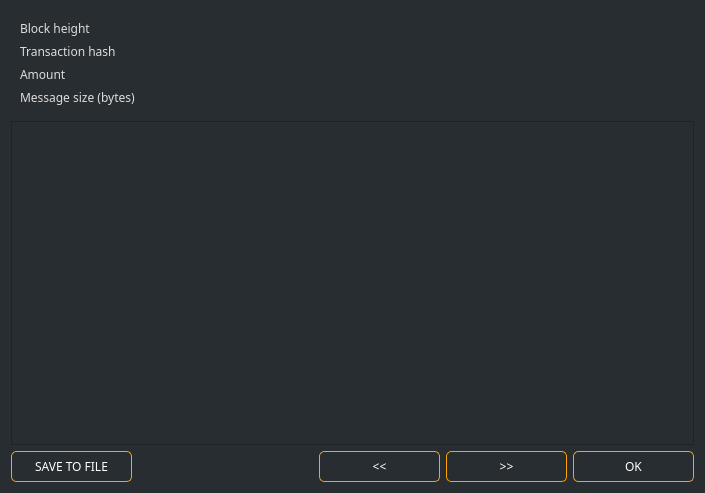
<?xml version="1.0" encoding="UTF-8"?>
<ui version="4.0">
 <class>MessageDetailsDialog</class>
 <widget class="QDialog" name="MessageDetailsDialog">
  <property name="geometry">
   <rect>
    <x>0</x>
    <y>0</y>
    <width>705</width>
    <height>493</height>
   </rect>
  </property>
  <property name="windowTitle">
   <string>Message</string>
  </property>
  <property name="styleSheet">
   <string notr="true">font-family: 'Poppins';
background-color: #282d31;
color: #ddd;</string>
  </property>
  <layout class="QVBoxLayout" name="verticalLayout">
   <item>
    <widget class="QFrame" name="frame">
     <property name="frameShape">
      <enum>QFrame::NoFrame</enum>
     </property>
     <property name="frameShadow">
      <enum>QFrame::Raised</enum>
     </property>
     <layout class="QGridLayout" name="gridLayout" columnstretch="0,1">
      <property name="horizontalSpacing">
       <number>20</number>
      </property>
      <item row="0" column="0">
       <widget class="QLabel" name="label">
        <property name="font">
         <font>
          <family>Poppins</family>
          <pointsize>9</pointsize>
         </font>
        </property>
        <property name="text">
         <string>Block height</string>
        </property>
       </widget>
      </item>
      <item row="0" column="1">
       <widget class="QLabel" name="m_heightLabel">
        <property name="font">
         <font>
          <family>Poppins</family>
          <pointsize>9</pointsize>
         </font>
        </property>
        <property name="text">
         <string/>
        </property>
       </widget>
      </item>
      <item row="2" column="0">
       <widget class="QLabel" name="label_5">
        <property name="font">
         <font>
          <family>Poppins</family>
          <pointsize>9</pointsize>
         </font>
        </property>
        <property name="text">
         <string>Amount</string>
        </property>
       </widget>
      </item>
      <item row="1" column="1">
       <widget class="QLabel" name="m_hashLabel">
        <property name="font">
         <font>
          <family>Poppins</family>
          <pointsize>9</pointsize>
         </font>
        </property>
        <property name="text">
         <string/>
        </property>
       </widget>
      </item>
      <item row="2" column="1">
       <widget class="QLabel" name="m_amountLabel">
        <property name="font">
         <font>
          <family>Poppins</family>
          <pointsize>9</pointsize>
         </font>
        </property>
        <property name="text">
         <string/>
        </property>
       </widget>
      </item>
      <item row="1" column="0">
       <widget class="QLabel" name="label_3">
        <property name="font">
         <font>
          <family>Poppins</family>
          <pointsize>9</pointsize>
         </font>
        </property>
        <property name="text">
         <string>Transaction hash</string>
        </property>
       </widget>
      </item>
      <item row="3" column="0">
       <widget class="QLabel" name="label_7">
        <property name="font">
         <font>
          <family>Poppins</family>
          <pointsize>9</pointsize>
         </font>
        </property>
        <property name="text">
         <string>Message size (bytes)</string>
        </property>
       </widget>
      </item>
      <item row="3" column="1">
       <widget class="QLabel" name="m_sizeLabel">
        <property name="font">
         <font>
          <family>Poppins</family>
          <pointsize>9</pointsize>
         </font>
        </property>
        <property name="text">
         <string/>
        </property>
       </widget>
      </item>
     </layout>
    </widget>
   </item>
   <item>
    <widget class="QTextEdit" name="m_messageTextEdit">
     <property name="styleSheet">
      <string notr="true"/>
     </property>
     <property name="readOnly">
      <bool>true</bool>
     </property>
    </widget>
   </item>
   <item>
    <layout class="QHBoxLayout" name="horizontalLayout">
     <item>
      <widget class="QPushButton" name="m_saveButton">
       <property name="minimumSize">
        <size>
         <width>121</width>
         <height>31</height>
        </size>
       </property>
       <property name="font">
        <font>
         <family>Poppins</family>
         <pointsize>-1</pointsize>
        </font>
       </property>
       <property name="styleSheet">
        <string notr="true">QPushButton#m_saveButton
{
    color: #fff;
    border: 1px solid orange;
    font-size: 12px;
    border-radius: 5px;
    font-family: 'Poppins';
}

QPushButton#m_saveButton:hover
{
    color: orange;
    border: 1px solid orange;
    font-size: 12px;
    border-radius: 5px;
    font-family: 'Poppins';
}

QPushButton#m_saveButton:pressed {
        color: #FFF;
        background-color: #1d2124;
        border: 1px solid orange;
        font-size: 12px;
        border-radius: 5px;
        font-family: 'Poppins';
}</string>
       </property>
       <property name="text">
        <string>SAVE TO FILE</string>
       </property>
      </widget>
     </item>
     <item>
      <spacer name="horizontalSpacer">
       <property name="orientation">
        <enum>Qt::Horizontal</enum>
       </property>
       <property name="sizeHint" stdset="0">
        <size>
         <width>40</width>
         <height>20</height>
        </size>
       </property>
      </spacer>
     </item>
     <item>
      <widget class="QPushButton" name="m_prevButton">
       <property name="minimumSize">
        <size>
         <width>121</width>
         <height>31</height>
        </size>
       </property>
       <property name="font">
        <font>
         <family>Poppins</family>
         <pointsize>-1</pointsize>
        </font>
       </property>
       <property name="styleSheet">
        <string notr="true">QPushButton#m_prevButton
{
    color: #fff;
    border: 1px solid orange;
    font-size: 12px;
    border-radius: 5px;
    font-family: 'Poppins';
}

QPushButton#m_prevButton:hover
{
    color: orange;
    border: 1px solid orange;
    font-size: 12px;
    border-radius: 5px;
    font-family: 'Poppins';
}

QPushButton#m_prevButton:pressed {
        color: #FFF;
        background-color: #1d2124;
        border: 1px solid orange;
        font-size: 12px;
        border-radius: 5px;
        font-family: 'Poppins';
}</string>
       </property>
       <property name="text">
        <string>&lt;&lt;</string>
       </property>
      </widget>
     </item>
     <item>
      <widget class="QPushButton" name="m_nextButton">
       <property name="minimumSize">
        <size>
         <width>121</width>
         <height>31</height>
        </size>
       </property>
       <property name="font">
        <font>
         <family>Poppins</family>
         <pointsize>-1</pointsize>
        </font>
       </property>
       <property name="styleSheet">
        <string notr="true">QPushButton#m_nextButton
{
    color: #fff;
    border: 1px solid orange;
    font-size: 12px;
    border-radius: 5px;
    font-family: 'Poppins';
}

QPushButton#m_nextButton:hover
{
    color: orange;
    border: 1px solid orange;
    font-size: 12px;
    border-radius: 5px;
    font-family: 'Poppins';
}

QPushButton#m_nextButton:pressed {
        color: #FFF;
        background-color: #1d2124;
        border: 1px solid orange;
        font-size: 12px;
        border-radius: 5px;
        font-family: 'Poppins';
}</string>
       </property>
       <property name="text">
        <string>&gt;&gt;</string>
       </property>
      </widget>
     </item>
     <item>
      <widget class="QPushButton" name="m_okButton">
       <property name="minimumSize">
        <size>
         <width>121</width>
         <height>31</height>
        </size>
       </property>
       <property name="font">
        <font>
         <family>Poppins</family>
         <pointsize>-1</pointsize>
        </font>
       </property>
       <property name="styleSheet">
        <string notr="true">QPushButton#m_okButton
{
    color: #fff;
    border: 1px solid orange;
    font-size: 12px;
    border-radius: 5px;
    font-family: 'Poppins';
}

QPushButton#m_okButton:hover
{
    color: orange;
    border: 1px solid orange;
    font-size: 12px;
    border-radius: 5px;
    font-family: 'Poppins';
}

QPushButton#m_okButton:pressed {
        color: #FFF;
        background-color: #1d2124;
        border: 1px solid orange;
        font-size: 12px;
        border-radius: 5px;
        font-family: 'Poppins';
}</string>
       </property>
       <property name="text">
        <string>OK</string>
       </property>
       <property name="autoDefault">
        <bool>true</bool>
       </property>
       <property name="default">
        <bool>true</bool>
       </property>
      </widget>
     </item>
    </layout>
   </item>
  </layout>
 </widget>
 <resources/>
 <connections>
  <connection>
   <sender>m_okButton</sender>
   <signal>clicked()</signal>
   <receiver>MessageDetailsDialog</receiver>
   <slot>reject()</slot>
   <hints>
    <hint type="sourcelabel">
     <x>662</x>
     <y>464</y>
    </hint>
    <hint type="destinationlabel">
     <x>352</x>
     <y>246</y>
    </hint>
   </hints>
  </connection>
  <connection>
   <sender>m_prevButton</sender>
   <signal>clicked()</signal>
   <receiver>MessageDetailsDialog</receiver>
   <slot>prevClicked()</slot>
   <hints>
    <hint type="sourcelabel">
     <x>461</x>
     <y>464</y>
    </hint>
    <hint type="destinationlabel">
     <x>352</x>
     <y>246</y>
    </hint>
   </hints>
  </connection>
  <connection>
   <sender>m_nextButton</sender>
   <signal>clicked()</signal>
   <receiver>MessageDetailsDialog</receiver>
   <slot>nextClicked()</slot>
   <hints>
    <hint type="sourcelabel">
     <x>522</x>
     <y>464</y>
    </hint>
    <hint type="destinationlabel">
     <x>352</x>
     <y>246</y>
    </hint>
   </hints>
  </connection>
  <connection>
   <sender>m_saveButton</sender>
   <signal>clicked()</signal>
   <receiver>MessageDetailsDialog</receiver>
   <slot>saveClicked()</slot>
   <hints>
    <hint type="sourcelabel">
     <x>146</x>
     <y>464</y>
    </hint>
    <hint type="destinationlabel">
     <x>352</x>
     <y>246</y>
    </hint>
   </hints>
  </connection>
 </connections>
 <slots>
  <slot>prevClicked()</slot>
  <slot>nextClicked()</slot>
  <slot>saveClicked()</slot>
 </slots>
</ui>
